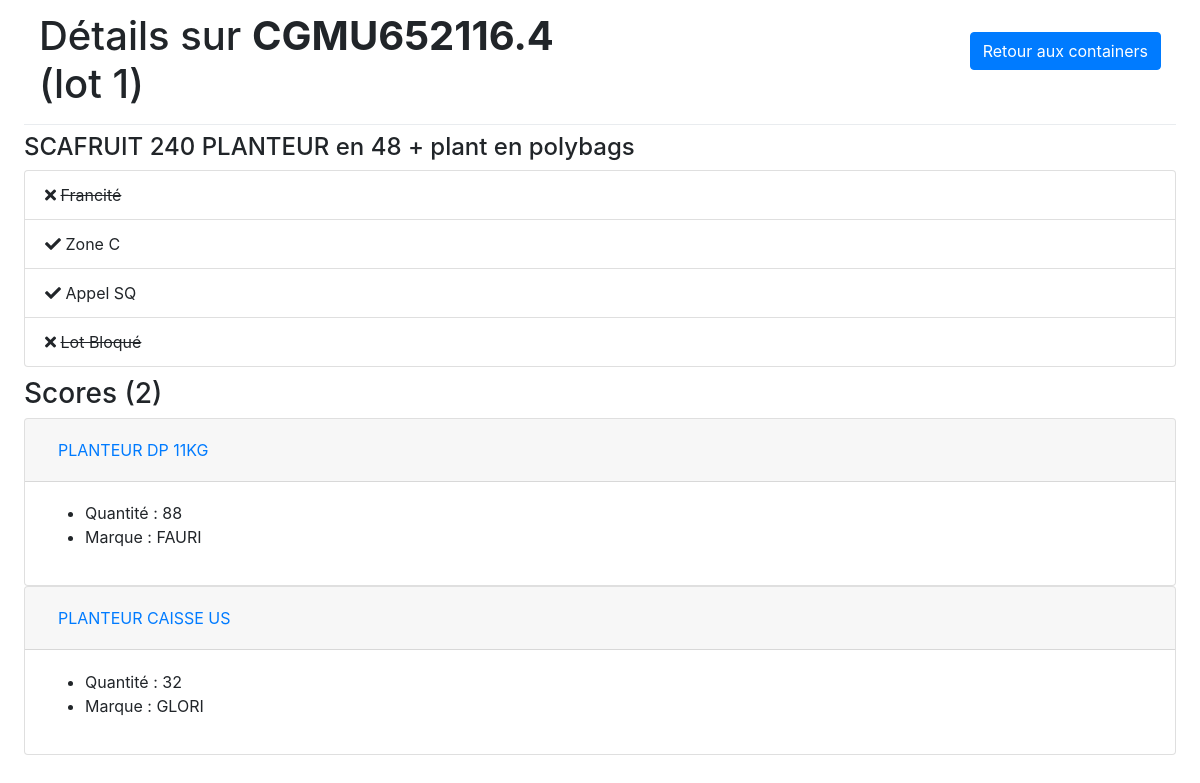
Page /SmartFreshApp/search/1/ on the committed database.
### SmartFreshApp/models.py (models this page shows, shortened)
class Container(models.Model):
    numLot = models.IntegerField(default=0, primary_key=True, verbose_name="Numéro du lot")
    numContainer = models.CharField(max_length=12, verbose_name="Numéro du container")
    isSQ = models.BooleanField(default=False, verbose_name="SQ")
    isC = models.BooleanField(default=False, verbose_name="Zone C")
    isF = models.BooleanField(default=False, verbose_name="Francité")
    isBloque = models.BooleanField(default=False, verbose_name="Lot bloqué")
    commentaires = models.CharField(max_length=128, blank=True, null=True, verbose_name="Commentaires")
    betterNumContainer = models.IntegerField(default=0, verbose_name="Numéro du container en version chiffre")

class Score(models.Model):
    idScore = models.IntegerField(default=0, primary_key=True, verbose_name="ID du score")
    tonnage = models.CharField(max_length=12, verbose_name="Tonnage")
    depotage = models.CharField(max_length=20, verbose_name="Dépotage")
    container = models.CharField(max_length=12, verbose_name="Numéro du container")
    marque = models.CharField(max_length=8, verbose_name="Marque")
    produit = models.CharField(max_length=32, verbose_name="Produit")
    qteAnnonce = models.IntegerField(default=0, verbose_name="Qté Annoncée")
    numLot = models.IntegerField(default=0, verbose_name="Numéro du lot")
    gestion = models.CharField(max_length=128, blank=True, null=True, verbose_name="Gestion")
    prio = models.CharField(max_length=128, blank=True, null=True, verbose_name="prio")
    info = models.CharField(max_length=128, blank=True, null=True, verbose_name="info")
    resultat = models.CharField(max_length=128, blank=True, null=True, verbose_name="Résultat")
    mdc = models.CharField(max_length=128, blank=True, null=True, verbose_name="MDC")
    ncc = models.CharField(max_length=128, blank=True, null=True, verbose_name="NC/C")

### SmartFreshApp/views.py (the view)
# urls.py: path('search/<int:container_id>/', views.container, name='container'),
def container(request, container_id):
    try:
        c = Container.objects.get(numLot=container_id)
        s = Score.objects.filter(numLot=c.numLot)
        template = loader.get_template('SmartFreshApp/detailsContainer.html')
        context = {
            'c': c,
            's': s,
        }
        output = template.render(context, request)
    except Exception:
        output = "No container with numLot = " + str(container_id)
    return HttpResponse(output)

### SmartFreshApp/templates/SmartFreshApp/detailsContainer.html (shortened to what this page needs)
{% load static %}
<html>
<head>
    <link rel="stylesheet" href="https://stackpath.bootstrapcdn.com/bootstrap/4.4.1/css/bootstrap.min.css">
    <link rel="stylesheet" type="text/css" href="{% static 'style.css' %}">
    <link rel="stylesheet" href="https://use.fontawesome.com/releases/v5.7.0/css/all.css">
</head>
<body>
{% if c %}
     <div class="container-fluid">
        <div class="row">
            <div class="col">
                <h1>Détails sur <strong>{{c.numContainer}}</strong> (lot {{ c.numLot }})</h1>
            </div>
            <div class="col" style="text-align: right">
                <a class="btn btn-primary" href="/SmartFreshApp/" style="margin-top: 20px">Retour aux containers</a>
            </div>
        </div>
     </div>
    <div class="dropdown-divider"></div>
    <h4> {% if c.commentaires %} {{c.commentaires}} {% endif %} </h4>
    <ul class="list-group custom-list" style="margin-bottom: 10px">
        <li class="list-group-item">
            {% if c.isF %}
                <i class="fas fa-check"></i>
                Francité
            {% else %}
                <i class="fas fa-times"></i>
                <span style="text-decoration: line-through;">Francité</span>
            {% endif %}
        </li>
        <li class="list-group-item">
            {% if c.isC %}
                <i class="fas fa-check"></i>
                Zone C
            {% else %}
                <i class="fas fa-times"></i>
                <span style="text-decoration: line-through;">Zone C</span>
            {% endif %}
        </li>
        <li class="list-group-item">
            {% if c.isSQ %}
                <i class="fas fa-check"></i>
                Appel SQ
            {% else %}
                <i class="fas fa-times"></i>
                <span style="text-decoration: line-through;">Appel SQ</span>
            {% endif %}
        </li>
        <li class="list-group-item">
            {% if c.isBloque %}
                <i class="fas fa-check"></i>
                Lot Bloqué
            {% else %}
                <i class="fas fa-times"></i>
                <span style="text-decoration: line-through;">Lot Bloqué</span>
            {% endif %}
        </li>
    </ul>
    <h3> Scores {% if s %} ({{ s.count }}) {% endif %}</h3>
    {% if s %}
        <div class="accordion" id="accordionExample">
            {% for score in s %}
                <div class="card">
                    <div class="card-header" id="heading{{score.idScore}}">
                        <h2 class="mb-0">
                            <button class="btn btn-link" type="button" data-toggle="collapse" data-target="#collapse{{score.idScore}}" aria-expanded="false" aria-controls="collapse{{score.idScore}}">
                                {{ score.produit }}
                            </button>
                        </h2>
                    </div>
                    <div id="collapse{{score.idScore}}" class="collapse show" aria-labelledby="heading{{score.idScore}}" data-parent="#accordionExample">
                        <div class="card-body">
                            <ul>
                                <li>Quantité : {{score.qteAnnonce}}</li>
                                <li>Marque : {{ score.marque }}</li>
                            </ul>
                        </div>
                    </div>
                </div>
                </div>
            {% endfor %}
    {% else %}
        <p>Aucun score pour ce container.</p>
    {% endif %}
{% else %}
    <p>Aucun container.</p>
{% endif %}
</body>
</html>

### SmartFreshApp/templates/SmartFreshApp/css/style.css (style rules this page uses)
body { margin: 1% 2%; }

### rows in the picture
Container: numContainer "CGMU652116.4", numLot "1", commentaires "SCAFRUIT 240 PLANTEUR en 48 + plant en polybags"
Score: produit "PLANTEUR DP 11KG", qteAnnonce "88", marque "FAURI"
Score: produit "PLANTEUR CAISSE US", qteAnnonce "32", marque "GLORI"

### other values in the picture
{{ s.count }} "2"
